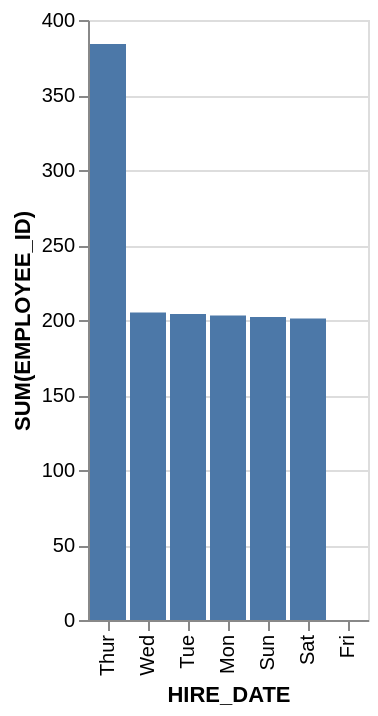

Here is the Vega-Lite specification saved for this chart:
### Vega-Lite specification from a JSON file in a GitHub repository (floating-point values rounded to 4 significant figures)
{"data": {"values": [{"x_data": "Mon", "y_data": 203}, {"x_data": "Tue", "y_data": 204}, {"x_data": "Wed", "y_data": 205}, {"x_data": "Thur", "y_data": 384}, {"x_data": "Fri", "y_data": 0}, {"x_data": "Sat", "y_data": 201}, {"x_data": "Sun", "y_data": 202}]}, "mark": "bar", "encoding": {"x": {"field": "x_data", "type": "nominal", "title": "HIRE_DATE", "sort": {"op": "sum", "field": "y_data", "order": "descending"}}, "y": {"field": "y_data", "type": "quantitative", "title": "SUM(EMPLOYEE_ID)"}}}
